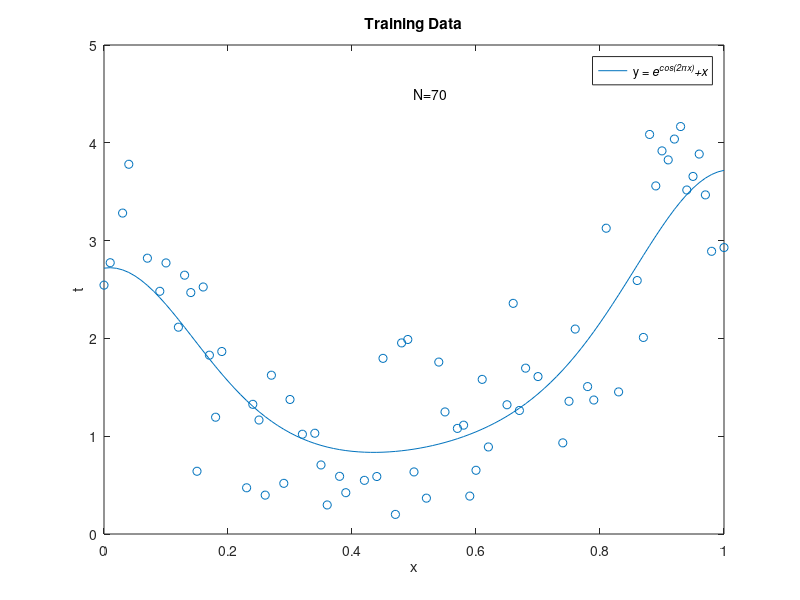

MATLAB code for this plot: (Note: this script raises an error after producing the figure.)
%Author: Madhura Pande
% This code tries different degrees of polynomials, different training set
% sizes, with(and w/o) regularization and generates plots, to fit the best model of the data. 
%Relevant E_RMS values are printed in console in table format.

%Generate 100 samples(Training set by adding random noise)
x = 0:0.01:1;
N = size(x,2);
t = exp(cos(2*3.14*x))+x;
r = normrnd(0,0.5,1,N);
t = t + r;

%Divide data into training, test and validation set randomly.
rand_perm = randperm(N);
train_ind = sort(rand_perm(1:70));
val_ind = sort(rand_perm(71:80));
test_ind = sort(rand_perm(81:end));
x_train = x(train_ind);
t_train = t(train_ind);
x_val = x(val_ind);
t_val = t(val_ind);
x_test = x(test_ind);
t_test = t(test_ind);
n = size(x_train,2);

%Just plotting to get a sense of data
figure;
plot(x,exp(cos(2*3.14*x))+x);
hold on;
scatter(x_train,t_train);
title('Training Data');
legend('y = \ite^{cos(2\pix)}+x');
text(0.5,0.9,'N=70','Units','normalized');
xlabel('x');
ylabel('t');
hold off;

%x_train

%Need to fit parameters by least sqaured error method.
M = [0,1,3,6,9,10,20,68]; %This is for various degrees of M
etrain = zeros(1,size(M,2));
etest = zeros(1,size(M,2));
eval = zeros(1, size(M,2));

for index = 1:size(M,2)
    m = M(index);
    %function myfitPolynomial is written to fit the data, plot, and get
    %errors. Defined in this file below.
    [erms_train, erms_val, erms_test] = myfitPolynomial(x_train, t_train, x_val, t_val, x_test, t_test, m, 0);
    etrain(index) = erms_train;
    etest(index) = erms_test;
    eval(index) = erms_val;   
end   
figure;
plot(M,etrain); hold on;
xlabel('M');
plot(M, etest); 
legend({'Train Error','Test Error'},'Location','northeast');
title('Train error plotted with values of M without Regularization');
hold off;

disp('ERMS for various values of M, without Regularization');
T = array2table([M; etrain; eval; etest],'RowNames',{'M','E_RMS_Train', 'E_RMS_Val','E_RMS_Test'})

%Adding regularization for M=20,68 with lambda = 0.5
[erms_train20, erms_val20, erms_test20] = myfitPolynomial(x_train, t_train, x_val, t_val, x_test, t_test, 20, 0.5);
[erms_train68, erms_val68, erms_test68] = myfitPolynomial(x_train, t_train, x_val, t_val, x_test, t_test, 68, 0.5);
disp('ERMS for various values of M, with Regularization, lambda = 0.5');

T = array2table([[20, 68]; [erms_train20, erms_train68]; [erms_test20, erms_test68]],'RowNames',{'M','E_RMS_Train','E_RMS_Test'})

%For different sizes, N1 = 30
N1 = 30;
rand_perm = randperm(N1);
train_ind = sort(rand_perm(1:N1));
x_train_n1 = x(train_ind);
t_train_n1 = t(train_ind);
%[erms_train_n1, erms_val_n1, erms_test_n1] = myfitPolynomial(x_train_n1, t_train_n1, x_val, t_val, x_test, t_test, 20, 0);


N2 = 10;
rand_perm = randperm(N2);
train_ind = sort(rand_perm(1:N2));
x_train_n2 = x(train_ind);
t_train_n2 = t(train_ind);
%[erms_train_n2, erms_val_n2, erms_test_n2] = myfitPolynomial(x_train_n2, t_train_n2, x_val, t_val, x_test, t_test, 9, 0);

%uncomment this code to get erms for lambda = exp(-18)
%Calc erms for lambda = exp(-18), M=20, N= 70
[erms_train_for_l, erms_val_for_l, erms_test_for_l] = myfitPolynomial(x_train, t_train, x_val, t_val, x_test, t_test, 20, exp(-18));
 %disp('Values for lambda = exp(-18), M=20');
 %erms_train_for_l
 %erms_val_for_l
 %erms_test_for_l
 %Calc erms for lambda = exp(-18), M=68, N= 70
 [erms_train_for_l1, erms_val_for_l1, erms_test_for_l1] = myfitPolynomial(x_train, t_train, x_val, t_val, x_test, t_test, 68, exp(-18));
 %disp('Values for lambda = exp(-18), M=68, N=70');
 %erms_train_for_l1
 %erms_val_for_l1
 %erms_test_for_l1
 
 
 
function e_rms = calcerror(x,y,t,n)
 e_rms = (sum((t-y).^2)/n).^0.5;
end

%This fn returns the error vector and plots the curve for training data.
function [erms_train,erms_val,erms_test] = myfitPolynomial(x_train, t_train, x_val, t_val, x_test, t_test, m, lambda)
 A = zeros(m+1,m+1);
 b = zeros(1,m+1);
 n = size(x_train,2);
 phi = zeros(m+1,n);
 for i = 1:m+1
     for j = 1:m+1
      A(i,j) = sum(x_train.^(i+j-2));
     end
 end
 %adding regularization term
 if lambda ~= 0
  for i = 1:m+1
      A(i,i) = A(i,i) + lambda;
  end
 end
 for j = 1:m+1
     b(j) = sum(t_train.*(x_train.^(j-1)));
 end
 %A
 b = b';
 %b
 w = linsolve(A,b);
 for i=1:m+1
     phi(i,:) = x_train.^(i-1);
 end 
 y_train = w'*phi;
 figure;
 plot(x_train,y_train,'color','b'); hold on;
 scatter(x_train,t_train);
 title(['Polynomial Fitting curve with {\lambda}=' num2str(lambda) ' for N=' num2str(n) '']);
 text(0.5,0.9,['M =' num2str(m) ''],'Units','normalized','FontWeight','bold');
 xlabel('x');
 ylabel('t');
 
 
 %For Validation data set
n_val = size(x_val,2);
phi_val = zeros(m+1, n_val);
for i=1:m+1
    phi_val(i,:) = x_val.^(i-1);
end  
y_val = w'*phi_val;

%For Test data set
n_test = size(x_test,2);
phi_test = zeros(m+1, n_test);
for i=1:m+1
    phi_test(i,:) = x_test.^(i-1);
end  
y_test = w'*phi_test;

%disp(['RMS Error for training set for m=' num2str(m) '']);
erms_train = calcerror(x_train, y_train, t_train,n);
erms_test = calcerror(x_test, y_test, t_test, n_test);
erms_val = calcerror(x_val, y_val, t_val, n_val);

%Plot of best model
if m == 6 && n == 70
    figure;
    plot([0 0.5 1 1.5 2 2.5 3 3.5],[0 0.5 1 1.5 2 2.5 3 3.5]); hold on;
    scatter(t_train, y_train);
    xlabel('t'); ylabel('y');
    title('Train Data Predicted v/s Expected for M=6');
    hold off;
    
    figure;
    plot([0 0.5 1 1.5 2 2.5 3 3.5 4 4.5 5 5.5 6 6.5 7 7.5 8],[0 0.5 1 1.5 2 2.5 3 3.5 4 4.5 5 5.5 6 6.5 7 7.5 8]); hold on;
    scatter(t_test, y_test);
    xlabel('t'); ylabel('y');
    title('Test data Predicted v/s Expected for M=6');
    hold off;
end
%erms_train
%erms_val
%erms_test
 
end
